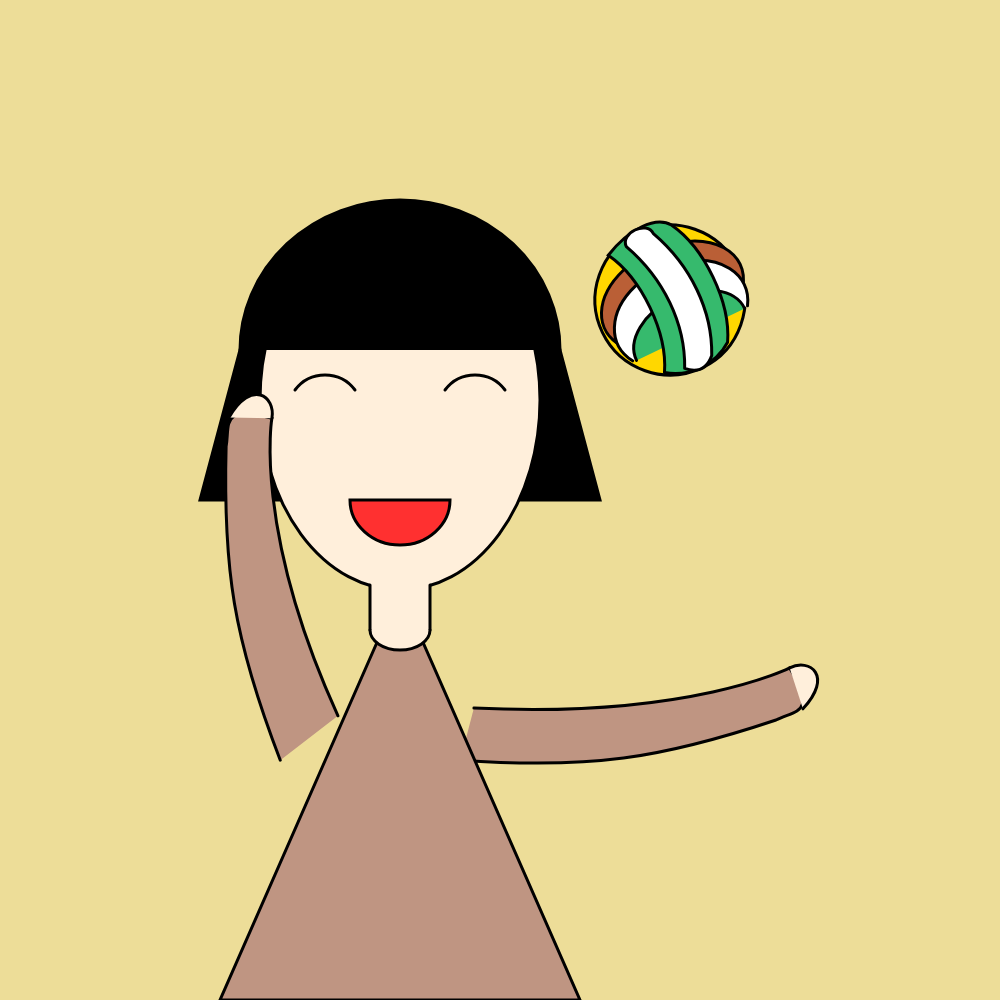
Frame 1 (no input)
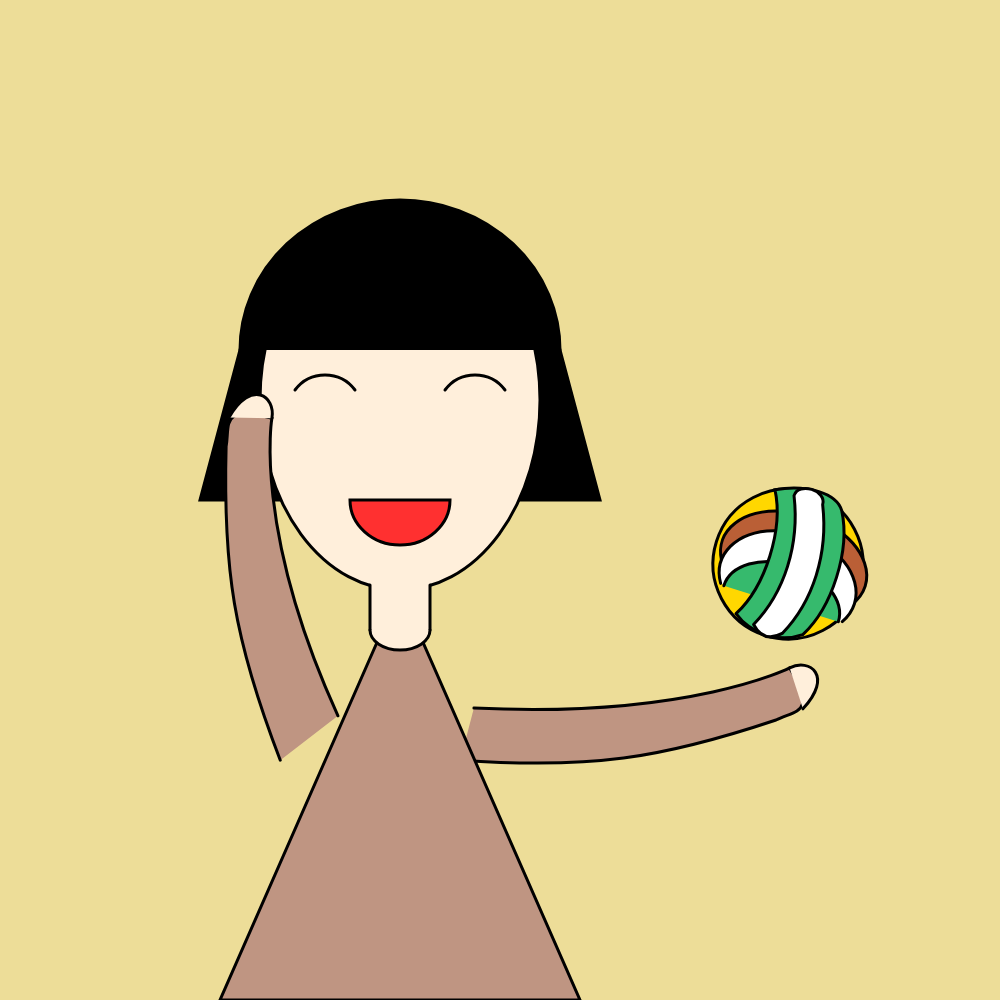
Frame 60 (no input)
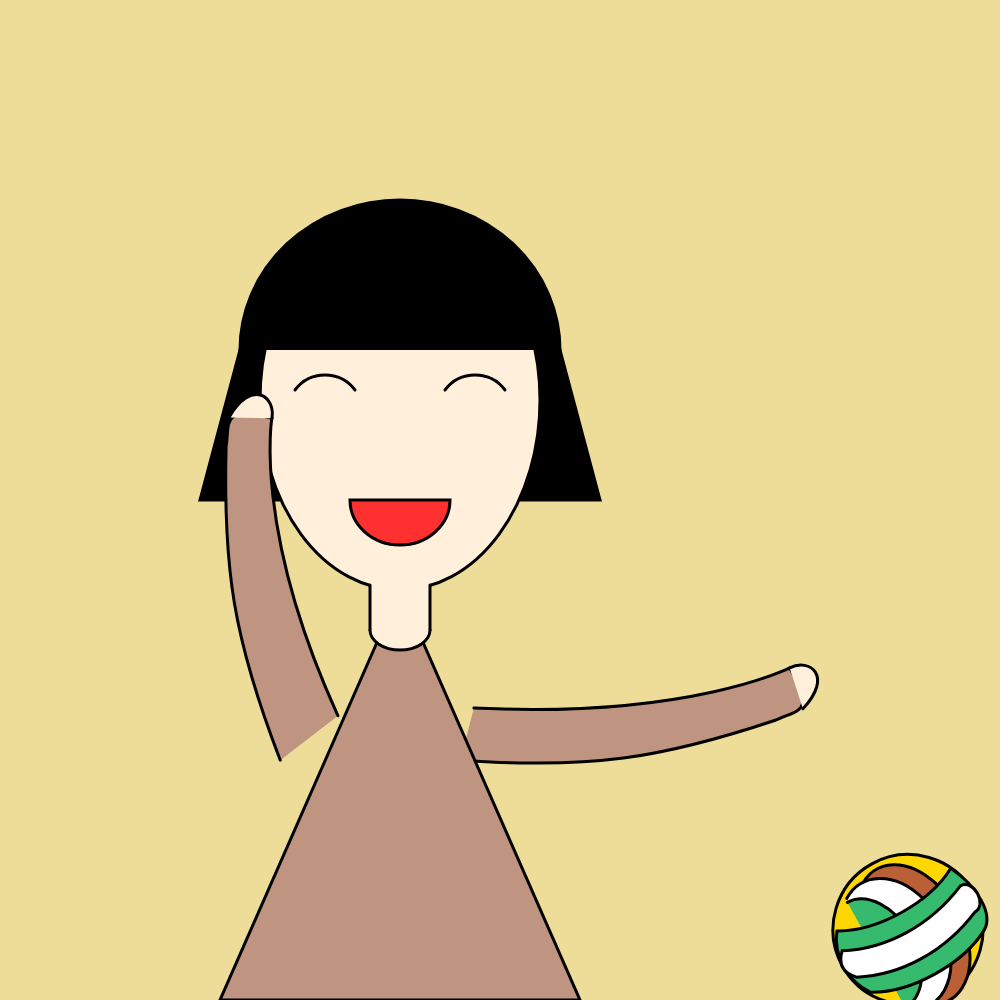
Frame 120 (the mouse pressed at the canvas centre since frame 60)

The p5.js sketch that drew these frames (run headless with seeded random() and noise() and a simulated clock; from frame 60 on, the mouse is pressed at the canvas centre):

// p5.js sketch
// ── sketch.js
var x0=670;
var y0=300;
var dx=2;
function setup() {
  createCanvas(1000, 1000);
}

function draw() {
  background(237, 221, 152);
  strokeWeight(3);

  //发尾
  fill(0);
  quad(240,350,200,500,600,500,560,350);
  
  //脸
  fill(255,239,219);
  ellipse(400,400,280,380);
  fill(0);


  //刘海
  fill(0);
  arc(400,350,320,300,-PI,0,OPEN);

   //右胳膊
  push();
  fill(191, 149, 130);
  translate(490,720);
  rotate(dx/PI);
  translate(-490,-720);
  beginShape();
  vertex(470,720);
  bezierVertex(650,600,700,500,700,500);
  bezierVertex(750,520,730,530,720,550);
  bezierVertex(650,650,600,700,490,770);
  endShape();

  //右手
  fill(255,239,219);
  bezier(700,500,710,480,740,480,735,525);
  pop();
  
  //左胳膊
  push();
  fill(191, 149, 130);
  translate(310,720);
  rotate(dx/PI);
  translate(-310,-720);
  beginShape();
  vertex(330,700);
  bezierVertex(150,600,100,500,100,500);
  bezierVertex(50,520,70,530,80,550);
  bezierVertex(150,650,200,700,310,770);
  endShape();
  
  //左手
  fill(255,239,219);
  bezier(100,500,90,480,60,480,65,525);
  pop();

  //身子
  fill(191, 149, 130);
  triangle(400,590,220,1000,580,1000);

  //脖子
  strokeWeight(0);
  fill(255,239,219);
  rect(370,570,60,60);
  strokeWeight(3);
  line(370,585,370,630);
  line(430,585,430,630);

  //领子
  strokeWeight(3);
  fill(255,239,219);
  arc(400,630,60,40,0,PI,OPEN);

  //眉毛
  //line(300,380,350,380);
  noFill();
  bezier(295,390,310,370,340,370,355,390);  //左眉毛
  bezier(505,390,490,370,460,370,445,390);  //右眉毛

  //嘴巴
  fill(255,48,48);
  arc(400,500,100,90,0,PI,CHORD);



  //球
  push();
  translate(x0,y0);
  rotate(dx*x0/(100*PI));
  translate(-x0,-y0);
  fill(255,215,0);
  ellipse(x0,y0,150,150);
  x0+=dx;
  y0=0.0034*x0*x0-2.72*x0+596.14;
  if(x0>=width||x0<=0)
  dx=-dx;

  //纹路
  //竖蓝色
  fill(186, 95, 54);
  arc(x0,y0,100,150,-3*PI/5,3*PI/5,OPEN);

  //竖白色
  fill(255);
  arc(x0-20,y0,100,140,-3*PI/5,3*PI/5,OPEN);

  //竖黄色
  fill(54, 186, 109);
  arc(x0-42,y0,80,120,-PI/2,PI/2,OPEN);

  //横蓝色
  fill(54, 186, 109);
  beginShape();
  vertex(x0-65,y0-40);
  bezierVertex(x0-30,y0-20,x0+30,y0-20,x0+65,y0-40);
  bezierVertex(x0+80,y0-10,x0+80,y0+20,x0+65,y0+30);
  bezierVertex(x0+30,y0+50,x0-30,y0+50,x0-65,y0+30);
  bezierVertex(x0-80,y0+10,x0-80,y0-20,x0-65,y0-40);
  endShape();

  //arc(670,300,150,100,0-PI/10,PI+PI/10,OPEN);

  //白色
  fill(255);
  beginShape();
  vertex(x0-70,y0-20);
  bezierVertex(x0-30,y0,x0+20,y0,x0+65,y0-20);
  bezierVertex(x0+80,y0-20,x0+80,y0+10,x0+65,y0+10);
  bezierVertex(x0+20,y0+30,x0-30,y0+30,x0-70,y0+10);
  bezierVertex(x0-80,y0,x0-80,y0-10,x0-70,y0-20);
  endShape();
  pop();
}
